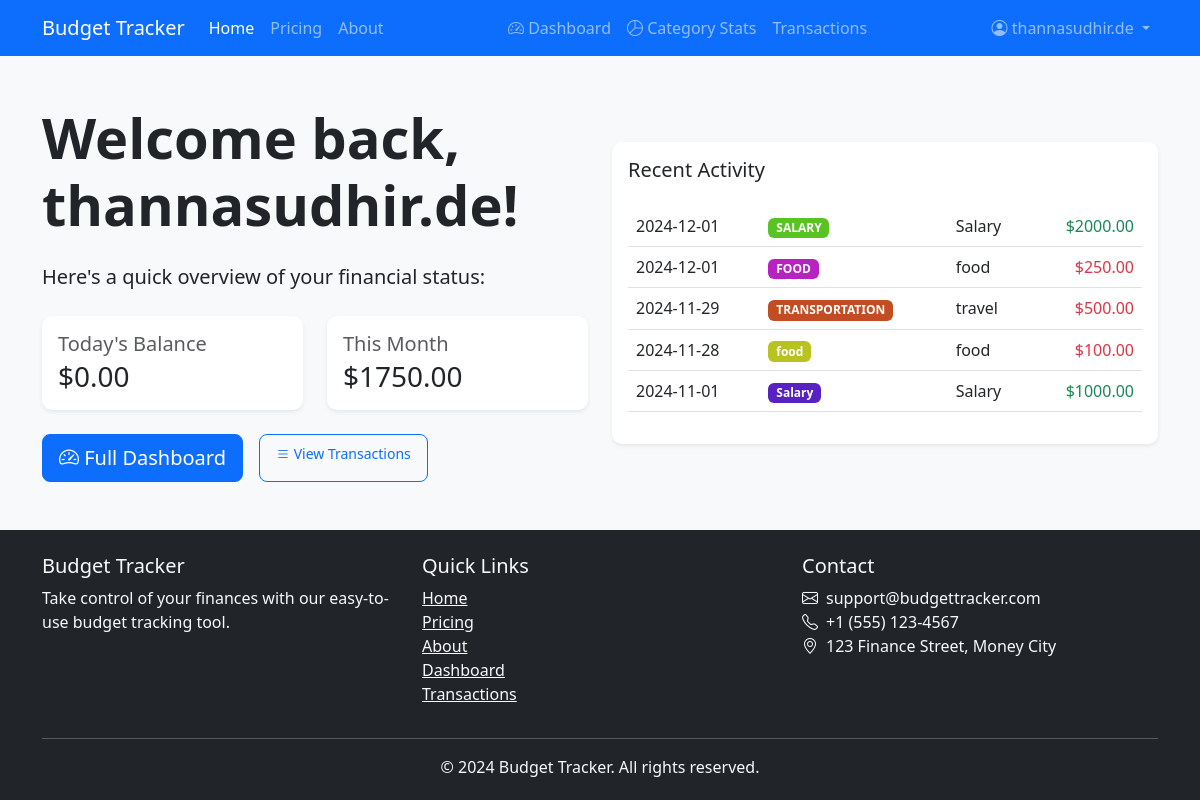
The page / (signed in) on the database as committed earlier.
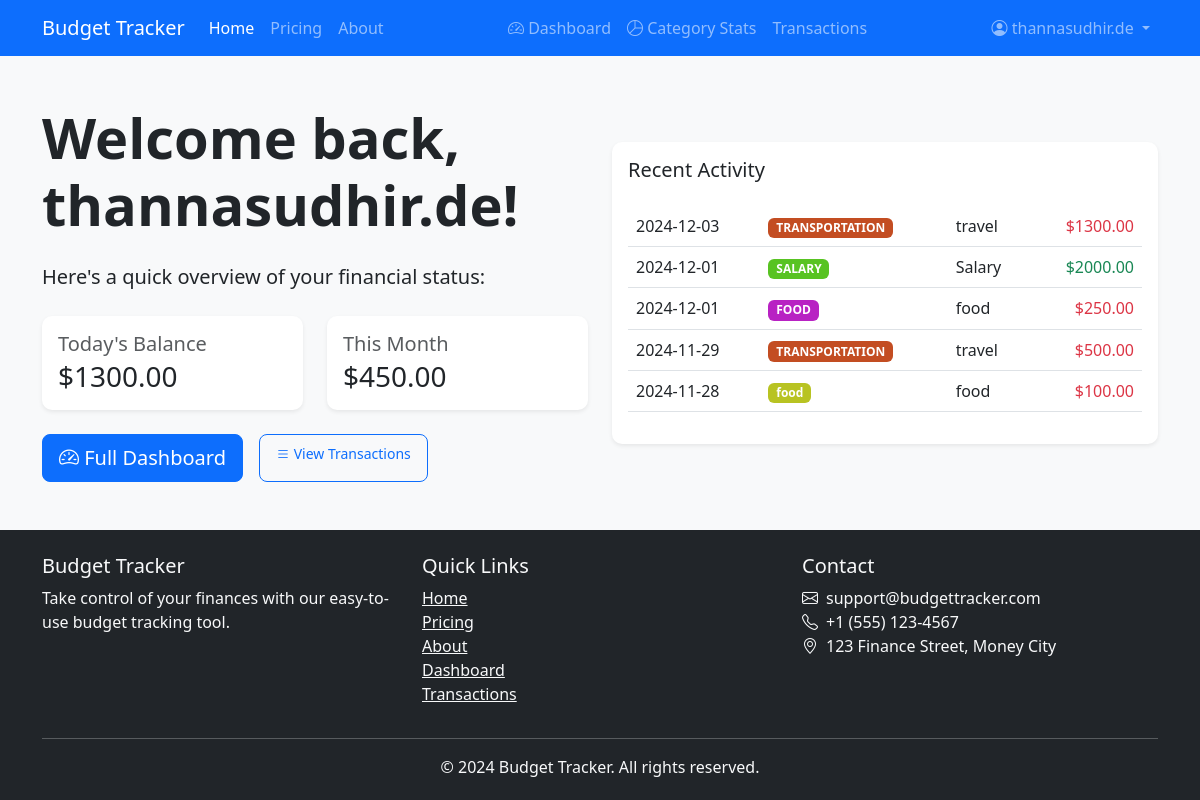
The same page on the database as committed later.
### models.py (models this page shows, shortened)
class BudgetTransaction(db.Model):
    __tablename__ = 'budget_transaction'
    id = db.Column(db.Integer, primary_key=True)
    amount = db.Column(db.Float, nullable=False)
    description = db.Column(db.String(200), nullable=False)
    type = db.Column(db.String(20), nullable=False)
    date = db.Column(db.DateTime, nullable=False, default=datetime.utcnow)
    category = db.Column(db.String(50), nullable=False, default='UNCATEGORIZED')
    user_id = db.Column(db.Integer, db.ForeignKey('user.id'), nullable=False)
    created_at = db.Column(db.DateTime, nullable=False, default=datetime.utcnow)
    updated_at = db.Column(db.DateTime, onupdate=datetime.utcnow)

### routes.py (the view)
    @app.route('/')
    def home():
        if current_user.is_authenticated:
            today_start = datetime.combine(datetime.now().date(), datetime.min.time())
            today_end = datetime.combine(datetime.now().date(), datetime.max.time())
            today_transactions = BudgetTransaction.query.filter(
                BudgetTransaction.user_id == current_user.id,
                BudgetTransaction.date.between(today_start, today_end)
            ).all()
            today_balance = sum(t.amount for t in today_transactions)
            month_start = datetime.now().replace(day=1, hour=0, minute=0, second=0, microsecond=0)
            month_end = datetime.now()
            month_transactions = BudgetTransaction.query.filter(
                BudgetTransaction.user_id == current_user.id,
                BudgetTransaction.date.between(month_start, month_end)
            ).all()
            month_balance = sum(t.amount for t in month_transactions)
            all_transactions = BudgetTransaction.query.filter_by(
                user_id=current_user.id
            ).all()
            total_balance = sum(t.amount for t in all_transactions)
            recent_transactions = BudgetTransaction.query.filter_by(
                user_id=current_user.id
            ).order_by(BudgetTransaction.date.desc()).limit(5).all()
            return render_template('home.html',
                today_balance=today_balance,
                month_balance=month_balance,
                total_balance=total_balance,  # Added this line
                recent_transactions=recent_transactions
            )
        return render_template('home.html')

### routes.py (called while the page is built)
def generate_color_for_category(category_name):
    hash_value = sum(ord(c) for c in category_name)
    hue = hash_value % 360  # 0-359 degrees
    saturation = 70  # Constant saturation
    lightness = 45  # Constant lightness
    return f'hsl({hue}, {saturation}%, {lightness}%)'

### templates/home.html (shortened to what the changed rows need)
{% extends "base.html" %}
{% block content %}
<div class="container-fluid px-0">
    <div class="{% if current_user.is_authenticated %}bg-light{% else %}bg-primary text-white{% endif %} py-5">
        <div class="container">
            <div class="row align-items-center">
                <div class="col-lg-6">
                    {% if current_user.is_authenticated %}
                    <h1 class="display-4 fw-bold mb-4">Welcome back, {{ current_user.username }}!</h1>
                    <p class="lead mb-4">Here's a quick overview of your financial status:</p>
                    <div class="row g-4 mb-4">
                        <div class="col-md-6">
                            <div class="card border-0 shadow-sm">
                                <div class="card-body">
                                    <h5 class="card-title text-muted mb-1">Today's Balance</h5>
                                    <h3 class="mb-0">
                                        <span class="currency-symbol">$</span><span data-amount="{{ today_balance }}">{{ "%.2f"|format(today_balance|abs) }}</span>
                                    </h3>
                                </div>
                            </div>
                        </div>
                        <div class="col-md-6">
                            <div class="card border-0 shadow-sm">
                                <div class="card-body">
                                    <h5 class="card-title text-muted mb-1">This Month</h5>
                                    <h3 class="mb-0">
                                        <span class="currency-symbol">$</span><span data-amount="{{ month_balance }}">{{ "%.2f"|format(month_balance|abs) }}</span>
                                    </h3>
                                </div>
                            </div>
                        </div>
                    </div>
                    <div class="d-flex gap-3">
                        <a href="{{ url_for('dashboard') }}" class="btn btn-primary btn-lg">
                            <i class="bi bi-speedometer2"></i> Full Dashboard
                        </a>
                        <a href="{{ url_for('view_transactions') }}" class="btn btn-outline-primary btn-sm no-print">
                            <i class="bi bi-list"></i> View Transactions
                        </a>
                    </div>
                    {% endif %}
                </div>
                <div class="col-lg-6">
                    {% if current_user.is_authenticated %}
                    <div class="card border-0 shadow-sm">
                        <div class="card-body">
                            {% if recent_transactions %}
                            <div class="table-responsive">
                                <table class="table table-hover">
                                    <tbody>
                                        {% for transaction in recent_transactions %}
                                        <tr>
                                            <td>{{ transaction.date.strftime('%Y-%m-%d') }}</td>
                                            <td>
                                                <span class="badge" style="background-color: {{ generate_color_for_category(transaction.category) }}">
                                                    {{ transaction.category }}
                                                </span>
                                            </td>
                                            <td>{{ transaction.description }}</td>
                                            <td class="text-end {{ 'text-success' if transaction.amount > 0 else 'text-danger' }}">
                                                ${{ '%0.2f'|format(transaction.amount|abs) }}
                                            </td>
                                        </tr>
                                        {% endfor %}
                                    </tbody>
                                </table>
                            </div>
                            {% else %}
                            <p class="text-muted text-center mb-0">No recent transactions</p>
                            {% endif %}
                        </div>
                    </div>
                    {% else %}
                    <img src="{{ url_for('static', filename='img/hero-image.svg') }}" alt="Budget Tracking" class="img-fluid">
                    {% endif %}
                </div>
            </div>
        </div>
    </div>
</div>
{% endblock %}

Rows that differ between the two databases and show on the page:
no longer on this page (row unchanged): BudgetTransaction: amount|abs "1000.00"
added BudgetTransaction: amount|abs "1300.00"
Other text that changed with them:
{{ "%.2f"|format(today_balance|abs) }}: "0.00" → "1300.00"
{{ "%.2f"|format(month_balance|abs) }}: "1750.00" → "450.00"
